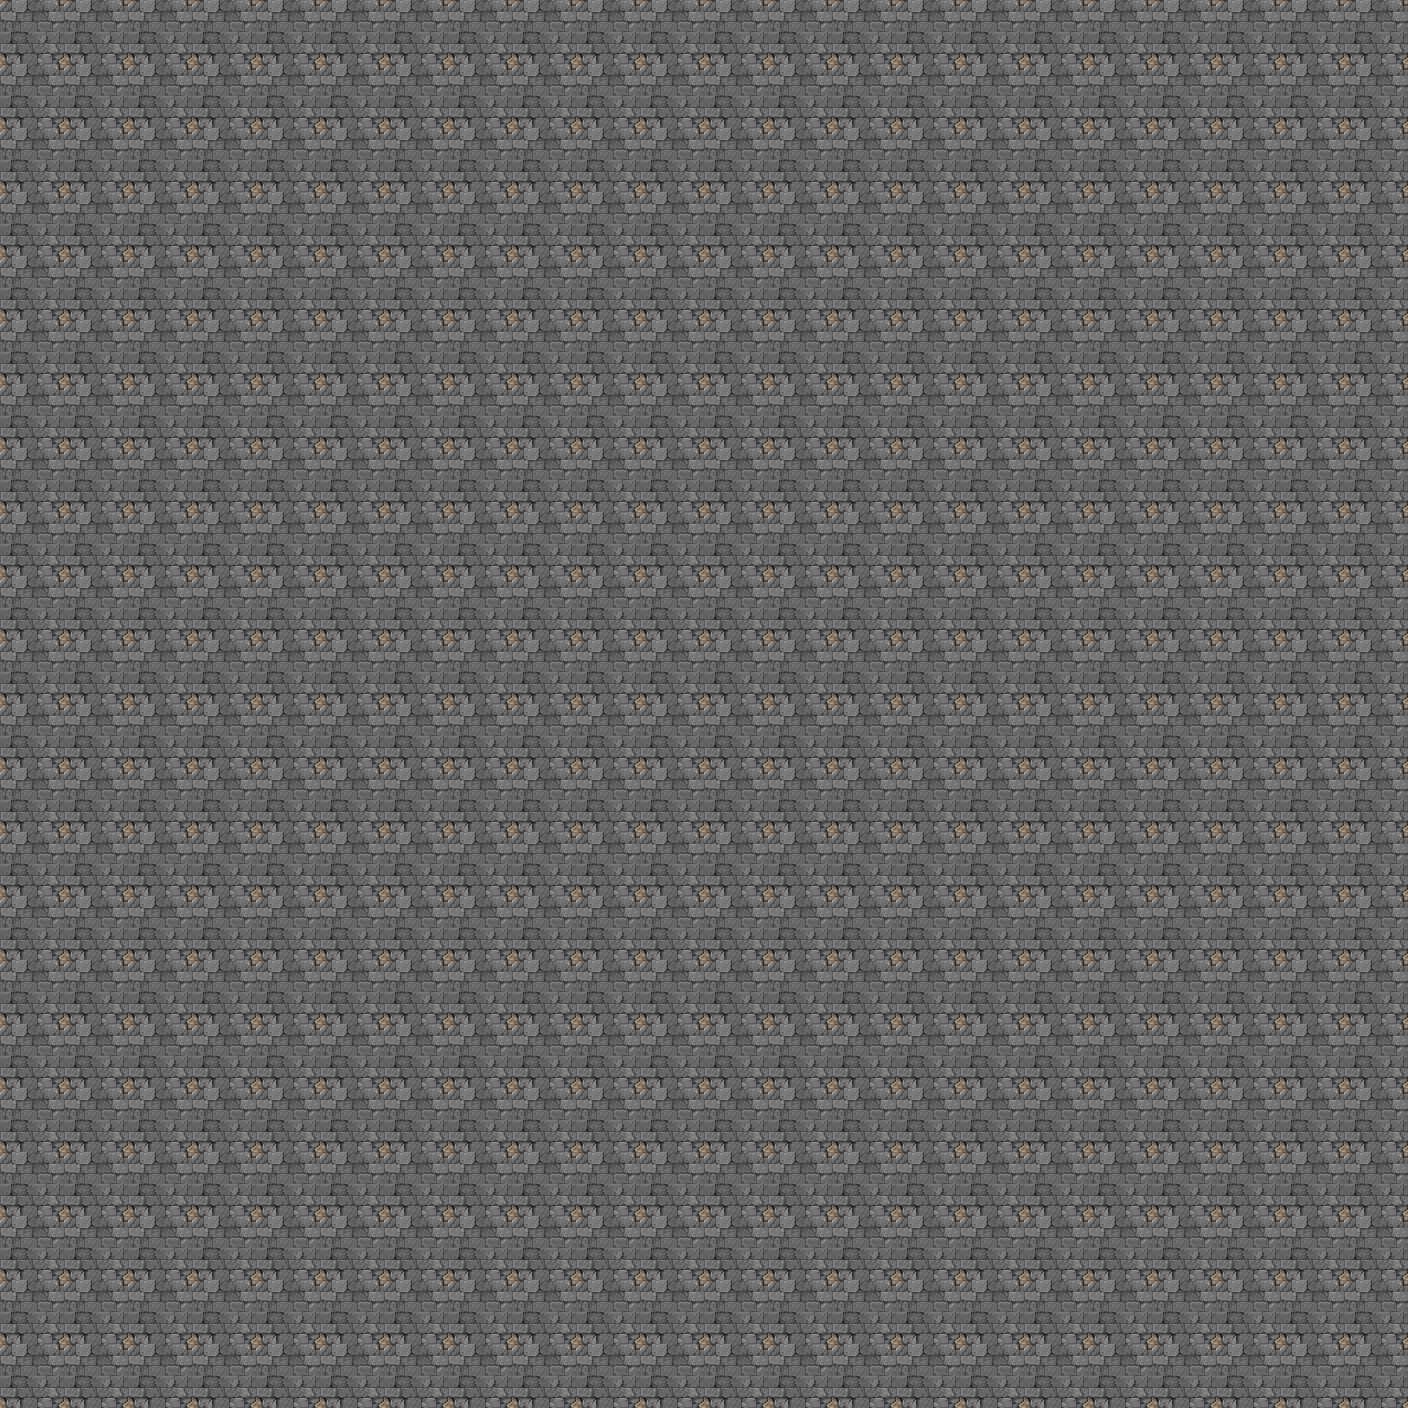

A 2D game scene composited from a Tiled map and its tileset images. What follows is a short description and the map's XML, with each tile layer's data collapsed to a summary:
An orthogonal 22x22 tile map with 64x64 px tiles, 1 tile layer (Tile Layer 1).

<map version="1.0" orientation="orthogonal" renderorder="left-up" width="22" height="22" tilewidth="64" tileheight="64" nextobjectid="1">
 <tileset firstgid="1" name="terrain" tilewidth="64" tileheight="64" tilecount="64" columns="8">
  <image source="terrain.png" trans="ff00ff" width="512" height="512" />
 </tileset>
 <layer name="Tile Layer 1" width="22" height="22">
  <data>[484 cells, 484 non-empty, 1 distinct tile ids]</data>
 </layer>
</map>
